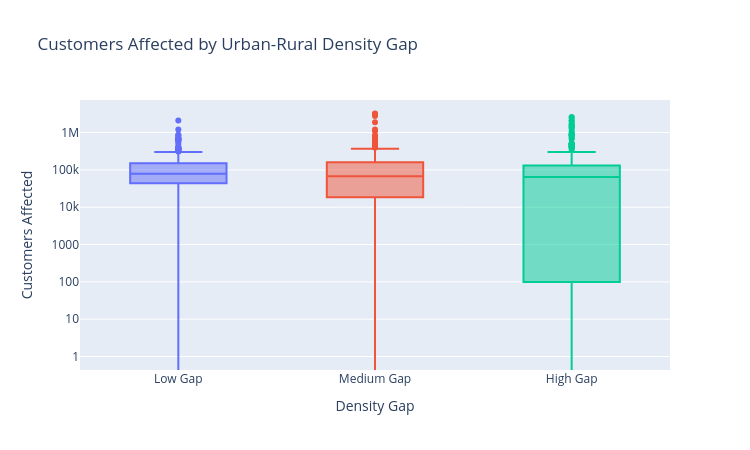

Notebook cell for this chart:
### Code cell
# Bivariate Analysis 2
fig_bi2 = px.box(
    outage_clean.dropna(subset=['CUSTOMERS.AFFECTED', 'DENSITY_TIER']),
    x='DENSITY_TIER',
    y='CUSTOMERS.AFFECTED',
    color='DENSITY_TIER',
    log_y=True,
    category_orders={'DENSITY_TIER': [
        'Low Gap', 'Medium Gap', 'High Gap'
    ]},
    title='Customers Affected by Urban-Rural Density Gap',
    labels={
        'CUSTOMERS.AFFECTED': 'Customers Affected',
        'DENSITY_TIER': 'Density Gap'
    },
)
fig_bi2.update_layout(showlegend=False, width=750, height=450)
fig_bi2.show()

# This plot shows how the number of customers affected varies across density tiers.
# Low Gap states tend to affect more customers per outage (median ~100k),
# while High Gap states show a much wider spread with many smaller outages.

### Figure 1 — Plotly figure (JSON) as saved in the notebook; plotly's stock layout.template omitted (floating-point values rounded to 4 significant figures; data arrays with more than 128 entries replaced by an {"elided": "..."} marker saying what was removed)
{"data": [{"alignmentgroup": "True", "hovertemplate": "Density Gap=%{x}<br>Customers Affected=%{y}<extra></extra>", "legendgroup": "Low Gap", "marker": {"color": "#636efa"}, "name": "Low Gap", "notched": false, "offsetgroup": "Low Gap", "orientation": "v", "showlegend": true, "type": "box", "x": {"elided": "486 str values"}, "x0": " ", "xaxis": "x", "y": {"elided": "486 int values"}, "y0": " ", "yaxis": "y"}, {"alignmentgroup": "True", "hovertemplate": "Density Gap=%{x}<br>Customers Affected=%{y}<extra></extra>", "legendgroup": "Medium Gap", "marker": {"color": "#EF553B"}, "name": "Medium Gap", "notched": false, "offsetgroup": "Medium Gap", "orientation": "v", "showlegend": true, "type": "box", "x": {"elided": "287 str values"}, "x0": " ", "xaxis": "x", "y": {"elided": "287 int values"}, "y0": " ", "yaxis": "y"}, {"alignmentgroup": "True", "hovertemplate": "Density Gap=%{x}<br>Customers Affected=%{y}<extra></extra>", "legendgroup": "High Gap", "marker": {"color": "#00cc96"}, "name": "High Gap", "notched": false, "offsetgroup": "High Gap", "orientation": "v", "showlegend": true, "type": "box", "x": {"elided": "308 str values"}, "x0": " ", "xaxis": "x", "y": {"elided": "308 int values"}, "y0": " ", "yaxis": "y"}], "layout": {"boxmode": "overlay", "height": 450, "legend": {"title": {"text": "Density Gap"}, "tracegroupgap": 0}, "showlegend": false, "title": {"text": "Customers Affected by Urban-Rural Density Gap"}, "width": 750, "xaxis": {"anchor": "y", "categoryarray": ["Low Gap", "Medium Gap", "High Gap"], "categoryorder": "array", "domain": [0, 1], "title": {"text": "Density Gap"}}, "yaxis": {"anchor": "x", "domain": [0, 1], "title": {"text": "Customers Affected"}, "type": "log"}}}
